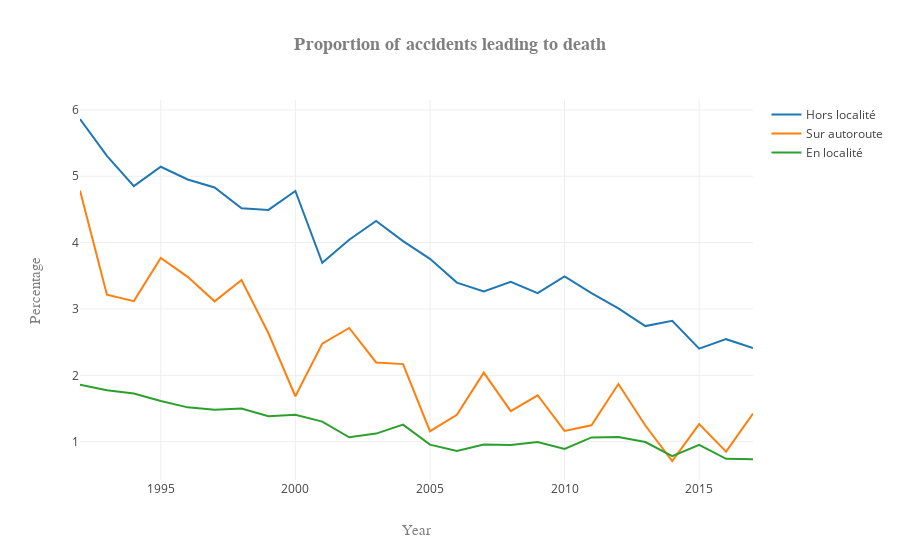

The notebook cell this image was saved under:
### Markdown cell above
In general, we can see a decrease of the number of accidents throughout the years. This tenency was also observed above. It is less marked here but one must remember that the data is not normalized here: the number of people on the roads increased while the number of incidents still decreased.

We are in particular interested in the amount of accidents leading to deaths. Below, we analyze the proportion of incidents (in %) with tragic consequences.

### Code cell
# Get the yearly total of accidents on each road type
total_accident = df_Accident_type_route.groupby(['ruralite']).sum()\
        [[col for col in df_Accident_type_route.columns if IS_DATE.match(col)]]

df_Accident_type_route_normalized_ruralite = df_Accident_type_route.copy()

# Get the percentage of each category of accidents for each year and road type
for ruralite in total_accident.index.values:
    for year in total_accident.columns:
        df_Accident_type_route_normalized_ruralite.\
        loc[df_Accident_type_route_normalized_ruralite.ruralite==ruralite,year]=\
            df_Accident_type_route_normalized_ruralite.\
            loc[df_Accident_type_route_normalized_ruralite.ruralite==ruralite][year]*100/\
            total_accident.loc[total_accident.index==ruralite,year][0]

# We are interested in the deadly accidents on a yearly basis, grouped by the different
# road types.
req = df_Accident_type_route_normalized_ruralite\
        [df_Accident_type_route_normalized_ruralite.gravite_index==317].\
        groupby(['ruralite']).sum().sort_values(['2017'], ascending=False)\
        [[col for col in df_Accident_type_route.columns if IS_DATE.match(col)]]

# Plot the results with our function
plot_dataframe(x=req.columns.values, y=req,\
               title='Proportion of accidents leading to death', xlabel='Year',\
               ylabel='Percentage', labels=req.index.values,\
               rotation=45, number_to_plot=None,name_save='accident_proportion_leading_death')

### Figure 1 — Plotly figure (JSON) as saved in the notebook; plotly's stock layout.template omitted (floating-point values rounded to 4 significant figures)
{"data": [{"name": "Hors localité", "type": "scatter", "uid": "40e4198b-6672-4737-bc3b-caf91d19d41f", "x": ["1992", "1993", "1994", "1995", "1996", "1997", "1998", "1999", "2000", "2001", "2002", "2003", "2004", "2005", "2006", "2007", "2008", "2009", "2010", "2011", "2012", "2013", "2014", "2015", "2016", "2017"], "y": [5.863, 5.306, 4.851, 5.143, 4.952, 4.831, 4.518, 4.493, 4.778, 3.695, 4.043, 4.327, 4.022, 3.755, 3.398, 3.264, 3.409, 3.237, 3.49, 3.24, 3.008, 2.742, 2.821, 2.403, 2.545, 2.411]}, {"name": "Sur autoroute", "type": "scatter", "uid": "c46ce912-5c1b-4d73-9a2e-7c780cde63fb", "x": ["1992", "1993", "1994", "1995", "1996", "1997", "1998", "1999", "2000", "2001", "2002", "2003", "2004", "2005", "2006", "2007", "2008", "2009", "2010", "2011", "2012", "2013", "2014", "2015", "2016", "2017"], "y": [4.784, 3.214, 3.118, 3.768, 3.485, 3.115, 3.436, 2.634, 1.684, 2.478, 2.713, 2.194, 2.169, 1.158, 1.405, 2.041, 1.461, 1.699, 1.162, 1.246, 1.868, 1.243, 0.7088, 1.264, 0.8494, 1.423]}, {"name": "En localité", "type": "scatter", "uid": "e4ee5889-83d4-400e-939c-1c5a27059190", "x": ["1992", "1993", "1994", "1995", "1996", "1997", "1998", "1999", "2000", "2001", "2002", "2003", "2004", "2005", "2006", "2007", "2008", "2009", "2010", "2011", "2012", "2013", "2014", "2015", "2016", "2017"], "y": [1.857, 1.774, 1.726, 1.613, 1.517, 1.482, 1.5, 1.383, 1.404, 1.303, 1.067, 1.122, 1.257, 0.9553, 0.8586, 0.9583, 0.9505, 0.9946, 0.8898, 1.065, 1.071, 0.9945, 0.7815, 0.9538, 0.741, 0.7359]}], "layout": {"title": "<b>Proportion of accidents leading to death</b>", "titlefont": {"color": "#7f7f7f", "family": "Courier New, monospace", "size": 18}, "xaxis": {"title": "Year", "titlefont": {"color": "#7f7f7f", "family": "Courier New, monospace", "size": 15}}, "yaxis": {"title": "Percentage", "titlefont": {"color": "#7f7f7f", "family": "Courier New, monospace", "size": 15}}}}
